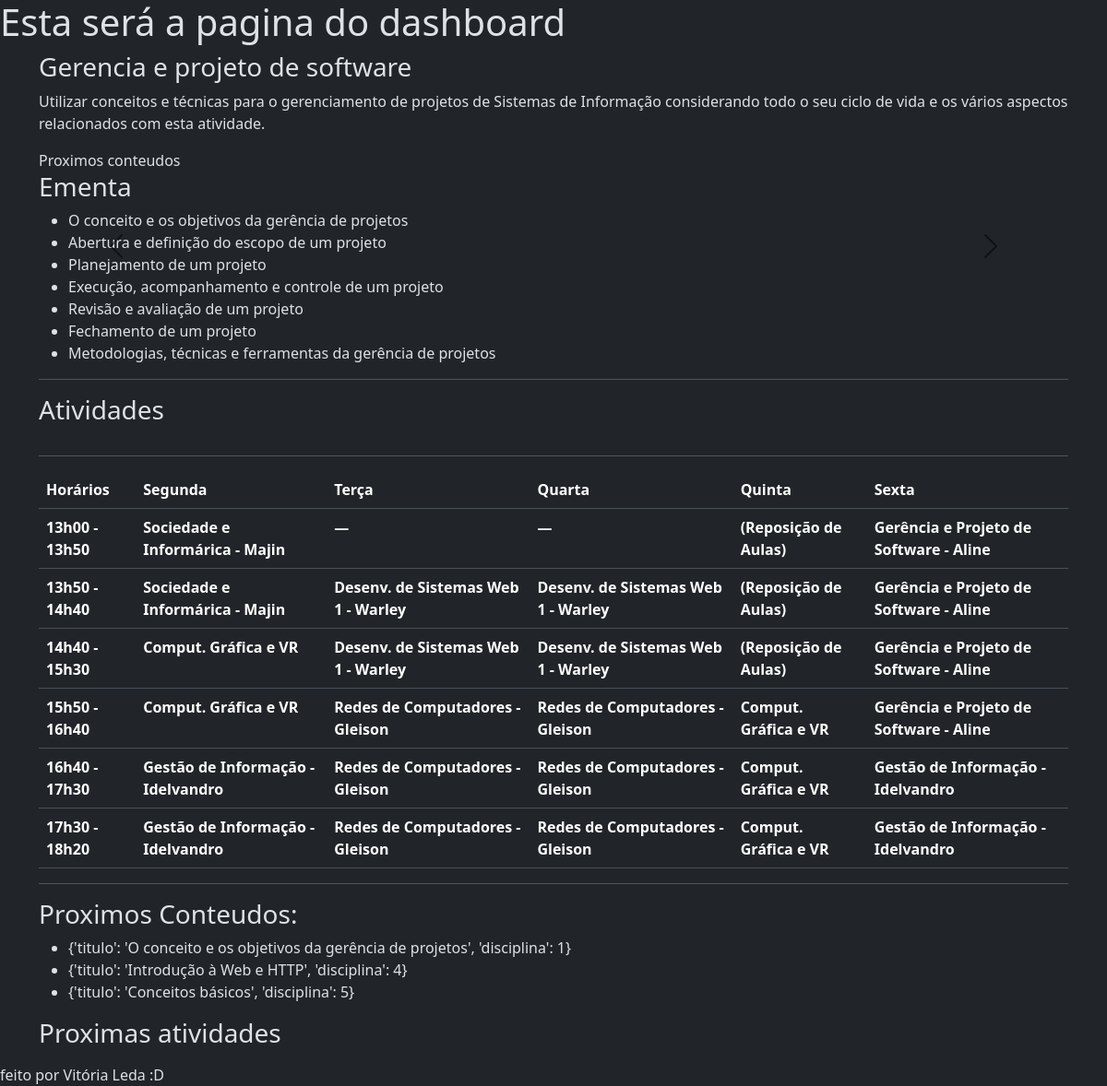
Before: / with the older database file.
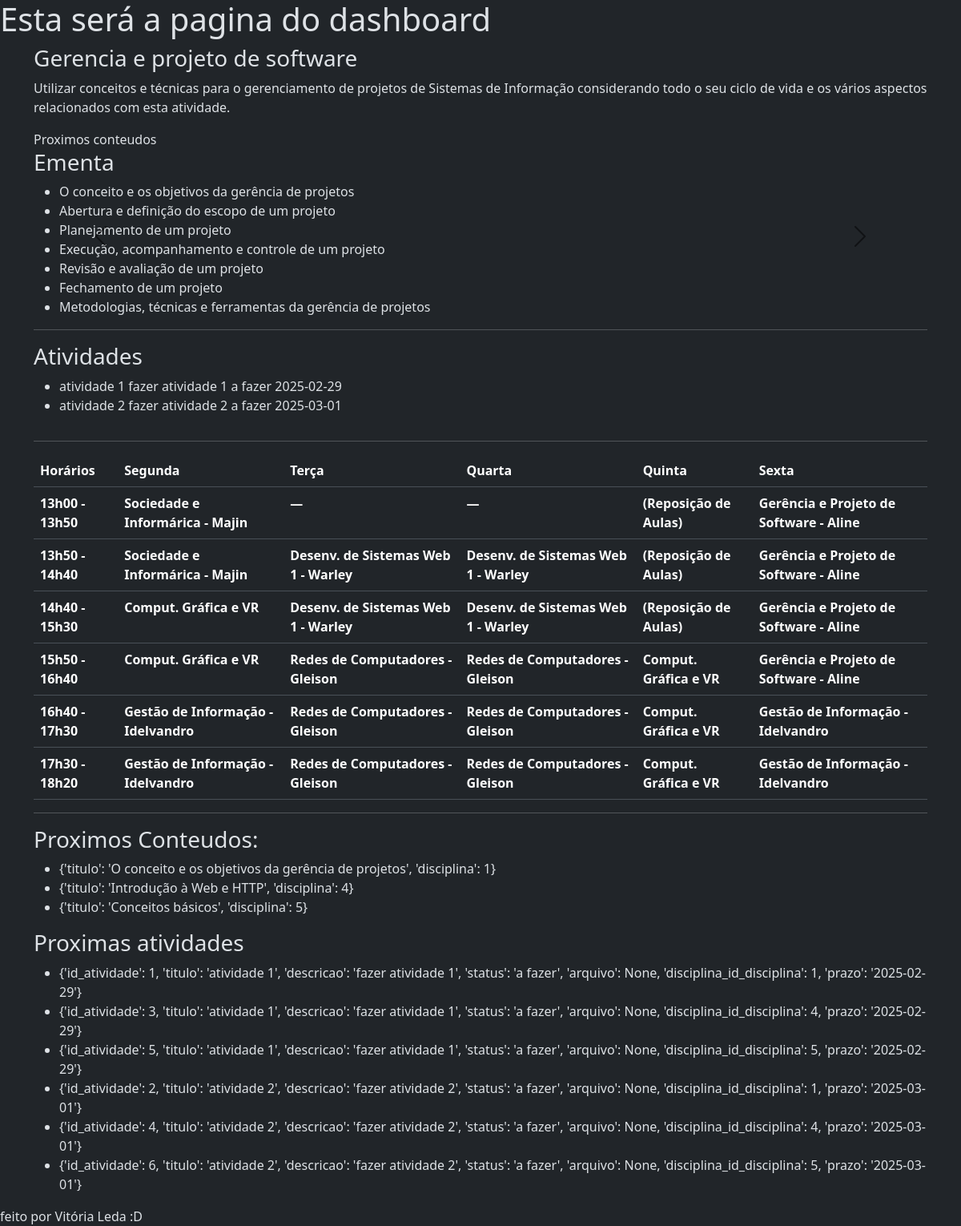
After: the same page with the newer database file.
### tables this page shows
CREATE TABLE disciplina (
    id_disciplina INTEGER PRIMARY KEY AUTOINCREMENT,
    nome TEXT,
    docente TEXT,
    objetivo TEXT
);

CREATE TABLE conteudo (
    id_conteudo INTEGER PRIMARY KEY AUTOINCREMENT,
    titulo TEXT,
    status TEXT,
    disciplina_id_disciplina INTEGER,
    FOREIGN KEY (disciplina_id_disciplina) REFERENCES disciplina(id_disciplina)
);

CREATE TABLE atividade (
    id_atividade INTEGER PRIMARY KEY AUTOINCREMENT,
    titulo TEXT,
    descricao TEXT,
    status TEXT,
    arquivo TEXT,
    disciplina_id_disciplina INTEGER, prazo TEXT,
    FOREIGN KEY (disciplina_id_disciplina) REFERENCES disciplina(id_disciplina)
);

### app.py (the view)
@app.route("/")
def dashboard():
    disciplinas = database.mostra_disciplinas()
    conteudos = database.mostra_conteudos()
    atividades = database.mostra_atividades()
    proximos_conteudos = database.proximos_conteudos()
    proximas_atividades = database.proximas_atividades()
    return render_template("dashboard.html", disciplinas = disciplinas, conteudos = conteudos, tamanho = len(disciplinas), atividades = atividades, proximos_conteudos=proximos_conteudos, proximas_atividades=proximas_atividades)

### database.py (called while the page is built)
def dict_factory(cursor, row):
    fields = [column[0] for column in cursor.description]
    return {key: value for key, value in zip(fields, row)}

def mostra_disciplinas():
    connect = sqlite3.connect("dashboard.db")
    connect.row_factory = dict_factory
    cursor = connect.cursor()
    cursor.execute("SELECT nome, objetivo FROM disciplina")
    disciplinas = cursor.fetchall()
    connect.close()
    return disciplinas

def mostra_conteudos():
    connect = sqlite3.connect("dashboard.db")
    connect.row_factory = dict_factory
    cursor = connect.cursor()
    cursor.execute("SELECT disciplina_id_disciplina AS disciplina, titulo FROM conteudo ORDER BY disciplina_id_disciplina")
    conteudos = cursor.fetchall()
    connect.close()
    return conteudos

def mostra_atividades():
    connect = sqlite3.connect("dashboard.db")
    connect.row_factory = dict_factory
    cursor = connect.cursor()
    cursor.execute("SELECT titulo, descricao, status, disciplina_id_disciplina as disciplina, prazo FROM atividade")
    atividades = cursor.fetchall()
    connect.close()
    return atividades

def proximos_conteudos():
    connect = sqlite3.connect("dashboard.db")
    connect.row_factory = dict_factory
    cursor = connect.cursor()
    cursor.execute("SELECT titulo, disciplina_id_disciplina AS disciplina FROM conteudo GROUP BY disciplina")
    conteudos = cursor.fetchall()
    connect.close()
    return conteudos

def proximas_atividades():
    connect = sqlite3.connect("dashboard.db")
    connect.row_factory = dict_factory
    cursor = connect.cursor()
    cursor.execute("SELECT * FROM atividade ORDER BY prazo")
    atividades = cursor.fetchall()
    connect.close()
    return atividades

### templates/dashboard.html (shortened to what this page needs)
<!DOCTYPE html>
<html lang="pt-BR" data-bs-theme="dark">
  <head>
    <link
      href="https://cdn.jsdelivr.net/npm/bootstrap@5.3.3/dist/css/bootstrap.min.css"
      rel="stylesheet"
    />
  </head>
  <body>
    <h1>Esta será a pagina do dashboard</h1>
    <main class="container">
      <div id="carrossel-disciplina" class="carousel slide">
        <div class="carousel-inner">
          {% for index in range(tamanho)%}
          <div id="disciplina" class="carousel-item">
            <h3>{{disciplinas[index].nome}}</h3>
            <p>{{disciplinas[index].objetivo}}</p>
            <div class="proximos-conteudos">Proximos conteudos</div>
            <h3>Ementa</h3>
            <ul>
              {% for conteudo in conteudos %} {% if (conteudo.disciplina - 1) ==
              index %}
              <li>{{conteudo.titulo}}</li>
              {% endif %} {% endfor%}
            </ul>
            <hr />
            <h3>Atividades</h3>
            <ul>
              {% for atividade in atividades %} {% if (atividade.disciplina - 1)
              == index %}
              <li>
                {{atividade.titulo}} {{atividade.descricao}}
                {{atividade.status}} {{atividade.prazo}}
              </li>
              {% endif %} {% endfor %}
            </ul>
          </div>
          {% endfor %}
        </div>
        <button
          class="carousel-control-prev"
          type="button"
          data-bs-target="#carrossel-disciplina"
          data-bs-slide="prev"
        >
          <span class="carousel-control-prev-icon" aria-hidden="true"></span>
        </button>
        <button
          class="carousel-control-next"
          type="button"
          data-bs-target="#carrossel-disciplina"
          data-bs-slide="next"
        >
          <span class="carousel-control-next-icon" aria-hidden="true"></span>
        </button>
      </div>
      <hr />
      <table class="table">
        <thead>
          <tr>
            <th scope="col">Horários</th>
            <th scope="col">Segunda</th>
            <th scope="col">Terça</th>
            <th scope="col">Quarta</th>
            <th scope="col">Quinta</th>
            <th scope="col">Sexta</th>
          </tr>
        </thead>
        <tbody>
          <tr>
            <th>13h00 - 13h50</th>
            <th>Sociedade e Informárica - Majin</th>
            <th>&#8213;</th>
            <th>&#8213;</th>
            <th>(Reposição de Aulas)</th>
            <th>Gerência e Projeto de Software - Aline</th>
          </tr>
          <tr>
            <th>13h50 - 14h40</th>
            <th>Sociedade e Informárica - Majin</th>
            <th>Desenv. de Sistemas Web 1 - Warley</th>
            <th>Desenv. de Sistemas Web 1 - Warley</th>
            <th>(Reposição de Aulas)</th>
            <th>Gerência e Projeto de Software - Aline</th>
          </tr>
          <tr>
            <th>14h40 - 15h30</th>
            <th>Comput. Gráfica e VR</th>
            <th>Desenv. de Sistemas Web 1 - Warley</th>
            <th>Desenv. de Sistemas Web 1 - Warley</th>
            <th>(Reposição de Aulas)</th>
            <th>Gerência e Projeto de Software - Aline</th>
          </tr>
          <tr>
            <th>15h50 - 16h40</th>
            <th>Comput. Gráfica e VR</th>
            <th>Redes de Computadores - Gleison</th>
            <th>Redes de Computadores - Gleison</th>
            <th>Comput. Gráfica e VR</th>
            <th>Gerência e Projeto de Software - Aline</th>
          </tr>
          <tr>
            <th>16h40 - 17h30</th>
            <th>Gestão de Informação - Idelvandro</th>
            <th>Redes de Computadores - Gleison</th>
            <th>Redes de Computadores - Gleison</th>
            <th>Comput. Gráfica e VR</th>
            <th>Gestão de Informação - Idelvandro</th>
          </tr>
          <tr>
            <th>17h30 - 18h20</th>
            <th>Gestão de Informação - Idelvandro</th>
            <th>Redes de Computadores - Gleison</th>
            <th>Redes de Computadores - Gleison</th>
            <th>Comput. Gráfica e VR</th>
            <th>Gestão de Informação - Idelvandro</th>
          </tr>
        </tbody>
      </table>
      <hr />
      <div>
        <h3>Proximos Conteudos:</h3>
        <ul>
          {% for conteudo in proximos_conteudos %}
          <li>{{conteudo}}</li>
          {% endfor %}
        </ul>
      </div>
      <div>
        <h3>Proximas atividades</h3>
        <ul>
          {% for atividade in proximas_atividades %}
          <li>{{atividade}}</li>
          {% endfor %}
        </ul>
      </div>
    </main>
    <footer>feito por Vitória Leda :D</footer>
  </body>
</html>

Changed rows visible on the page:
added atividade: titulo "atividade 1", descricao "fazer atividade 1", status "a fazer", prazo "2025-02-29", atividade "{'id_atividade': 1, 'titulo': 'atividade 1', 'descricao': 'fazer atividade 1', 'status': 'a fazer', 'arquivo': None, 'disciplina_id_disciplina': 1, 'prazo': '2025-02-29'}"
added atividade: titulo "atividade 2", descricao "fazer atividade 2", status "a fazer", prazo "2025-03-01", atividade "{'id_atividade': 2, 'titulo': 'atividade 2', 'descricao': 'fazer atividade 2', 'status': 'a fazer', 'arquivo': None, 'disciplina_id_disciplina': 1, 'prazo': '2025-03-01'}"
added atividade: atividade "{'id_atividade': 3, 'titulo': 'atividade 1', 'descricao': 'fazer atividade 1', 'status': 'a fazer', 'arquivo': None, 'disciplina_id_disciplina': 4, 'prazo': '2025-02-29'}", shown under "Proximas atividades"
added atividade: atividade "{'id_atividade': 5, 'titulo': 'atividade 1', 'descricao': 'fazer atividade 1', 'status': 'a fazer', 'arquivo': None, 'disciplina_id_disciplina': 5, 'prazo': '2025-02-29'}", shown under "Proximas atividades"
added atividade: atividade "{'id_atividade': 4, 'titulo': 'atividade 2', 'descricao': 'fazer atividade 2', 'status': 'a fazer', 'arquivo': None, 'disciplina_id_disciplina': 4, 'prazo': '2025-03-01'}", shown under "Proximas atividades"
added atividade: atividade "{'id_atividade': 6, 'titulo': 'atividade 2', 'descricao': 'fazer atividade 2', 'status': 'a fazer', 'arquivo': None, 'disciplina_id_disciplina': 5, 'prazo': '2025-03-01'}", shown under "Proximas atividades"
